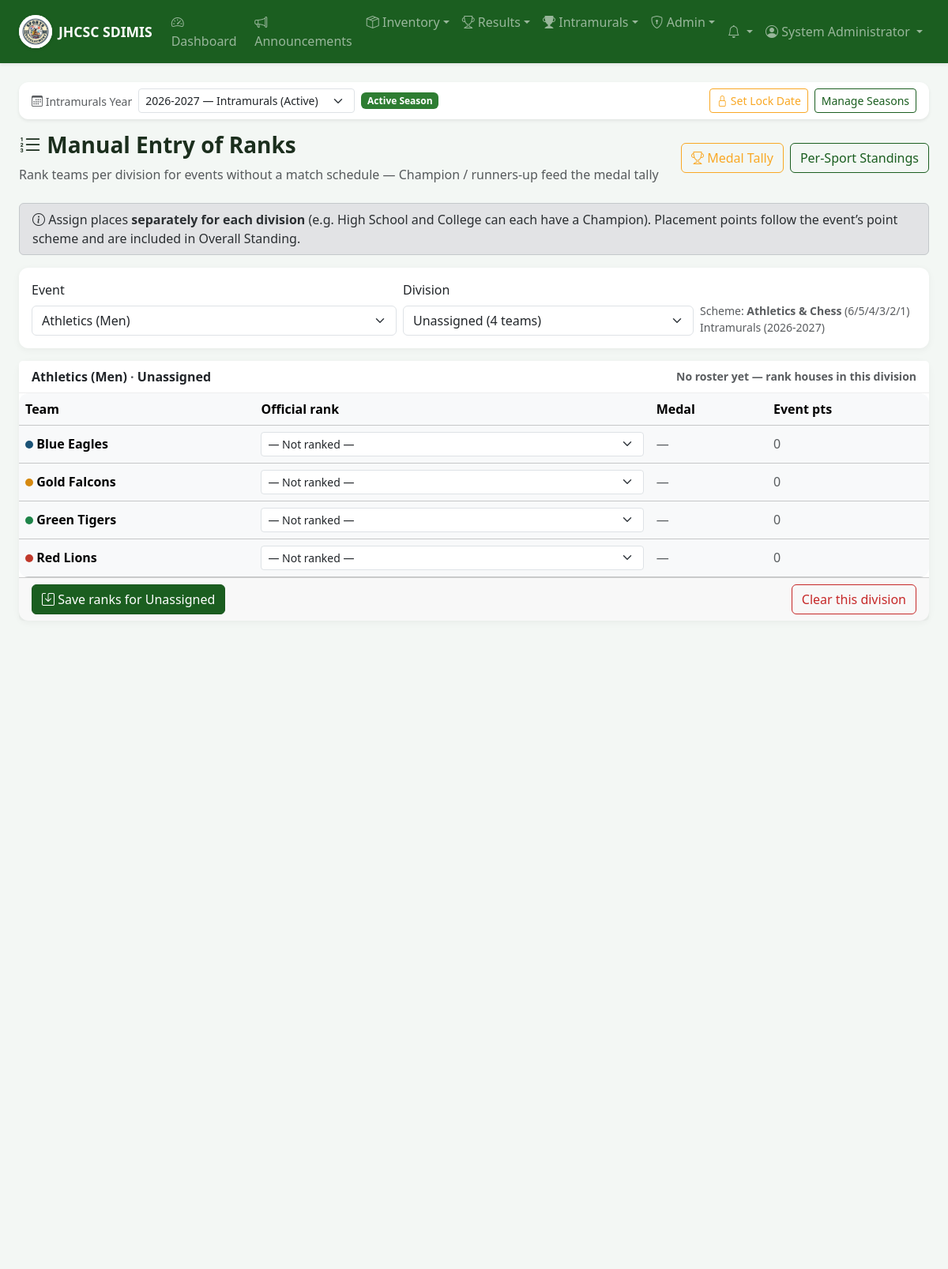
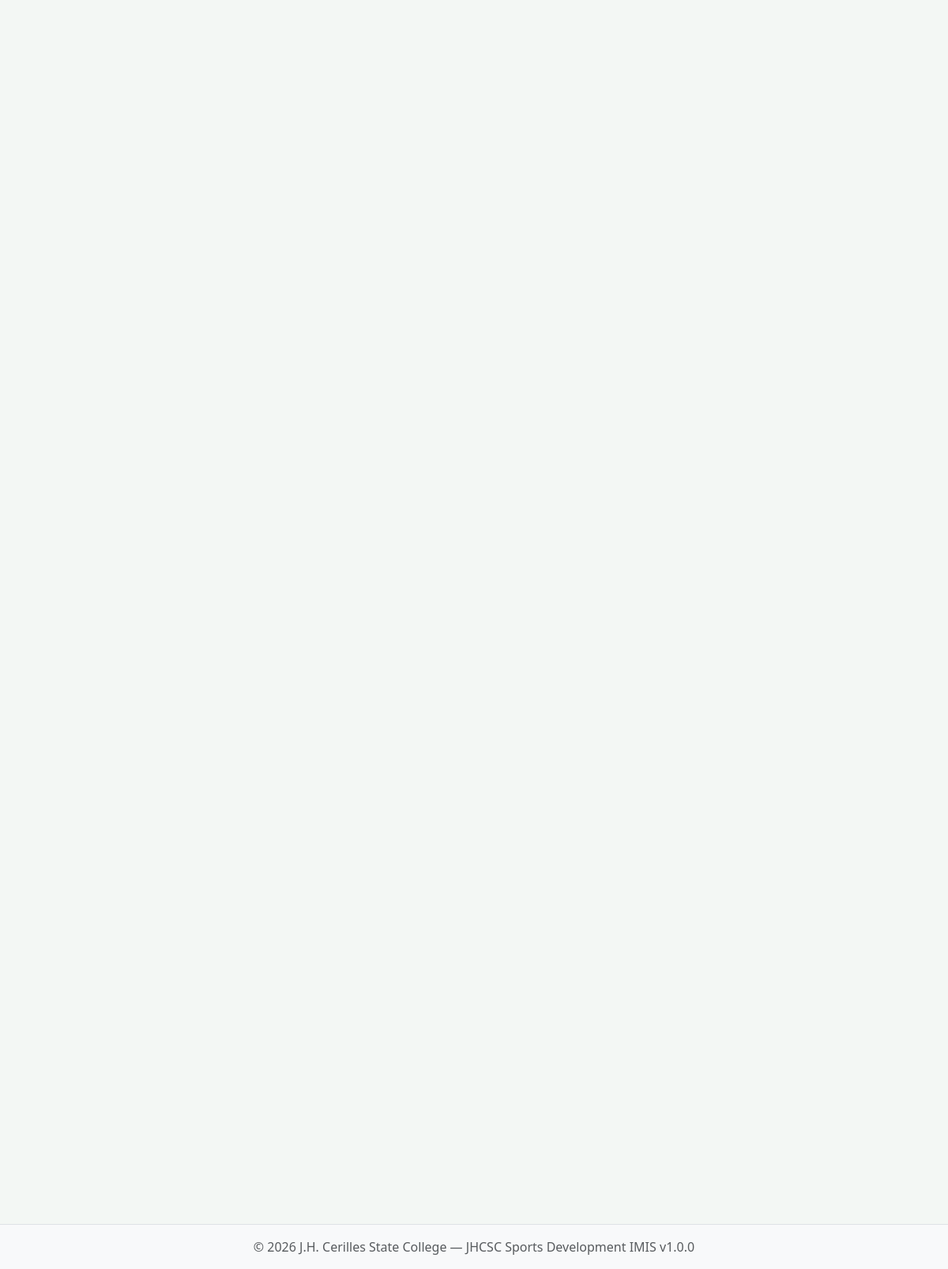
The app's page /intramurals/rankings/index.php (signed in) with its own data (2 pictures, top to bottom).
### tables this page shows
CREATE TABLE IF NOT EXISTS intramural_point_schemes (
    id INT AUTO_INCREMENT PRIMARY KEY,
    name VARCHAR(100) NOT NULL UNIQUE,
    description TEXT,
    points_1 INT NOT NULL DEFAULT 10,
    points_2 INT NOT NULL DEFAULT 7,
    points_3 INT NOT NULL DEFAULT 5,
    points_4 INT NOT NULL DEFAULT 3,
    points_5 INT NOT NULL DEFAULT 2,
    points_6 INT NOT NULL DEFAULT 1,
    is_active TINYINT(1) NOT NULL DEFAULT 1,
    created_at TIMESTAMP DEFAULT CURRENT_TIMESTAMP,
    updated_at TIMESTAMP DEFAULT CURRENT_TIMESTAMP ON UPDATE CURRENT_TIMESTAMP
);

CREATE TABLE IF NOT EXISTS intramural_seasons (
    id INT AUTO_INCREMENT PRIMARY KEY,
    name VARCHAR(120) NOT NULL,
    year_label VARCHAR(40) NOT NULL,
    start_date DATE DEFAULT NULL,
    end_date DATE DEFAULT NULL,
    description TEXT,
    is_active TINYINT(1) NOT NULL DEFAULT 0,
    is_archived TINYINT(1) NOT NULL DEFAULT 0,
    roster_locked TINYINT(1) NOT NULL DEFAULT 0,
    roster_lock_date DATE DEFAULT NULL,
    roster_locked_at DATETIME DEFAULT NULL,
    roster_locked_by INT DEFAULT NULL,
    results_locked TINYINT(1) NOT NULL DEFAULT 0,
    results_lock_date DATE DEFAULT NULL,
    results_locked_at DATETIME DEFAULT NULL,
    results_locked_by INT DEFAULT NULL,
    created_at TIMESTAMP DEFAULT CURRENT_TIMESTAMP,
    updated_at TIMESTAMP DEFAULT CURRENT_TIMESTAMP ON UPDATE CURRENT_TIMESTAMP,
    UNIQUE KEY uq_season_year_label (year_label)
);

CREATE TABLE IF NOT EXISTS intramural_sports (
    id INT AUTO_INCREMENT PRIMARY KEY,
    name VARCHAR(100) NOT NULL,
    description TEXT,
    category ENUM('men', 'women', 'mixed') NOT NULL DEFAULT 'men',
    players_per_event INT DEFAULT NULL,
    scoring_method ENUM('points', 'sets', 'games', 'time') NOT NULL DEFAULT 'points',
    rules TEXT,
    guidelines TEXT,
    schedule_notes TEXT,
    venue VARCHAR(150) DEFAULT NULL,
    game_duration_minutes INT NOT NULL DEFAULT 60,
    tournament_format ENUM('round_robin', 'single_elimination', 'single_elimination_consolation', 'modified_single_elimination_consolation', 'double_elimination', 'group_knockout', 'rank_first_to_last', 'team_play_sds', 'team_play_sds_consolation', 'custom') NOT NULL DEFAULT 'round_robin',
    format_notes TEXT,
    win_points INT NOT NULL DEFAULT 3,
    draw_points INT NOT NULL DEFAULT 1,
    loss_points INT NOT NULL DEFAULT 0,
    point_scheme_id INT DEFAULT NULL,
    created_at TIMESTAMP DEFAULT CURRENT_TIMESTAMP,
    updated_at TIMESTAMP DEFAULT CURRENT_TIMESTAMP ON UPDATE CURRENT_TIMESTAMP,
    UNIQUE KEY uq_sport_name_category (name, category),
    FOREIGN KEY (point_scheme_id) REFERENCES intramural_point_schemes(id) ON DELETE SET NULL
);

CREATE TABLE IF NOT EXISTS intramural_teams (
    id INT AUTO_INCREMENT PRIMARY KEY,
    name VARCHAR(100) NOT NULL,
    short_name VARCHAR(30) DEFAULT NULL,
    color VARCHAR(20) DEFAULT '#1a5276',
    logo VARCHAR(255) DEFAULT NULL,
    department VARCHAR(100) DEFAULT NULL,
    division_id INT DEFAULT NULL,
    coach_name VARCHAR(100) DEFAULT NULL,
    unit_manager_id INT DEFAULT NULL,
    coach_user_id INT DEFAULT NULL,
    description TEXT,
    is_active TINYINT(1) NOT NULL DEFAULT 1,
    created_at TIMESTAMP DEFAULT CURRENT_TIMESTAMP,
    updated_at TIMESTAMP DEFAULT CURRENT_TIMESTAMP ON UPDATE CURRENT_TIMESTAMP,
    UNIQUE KEY uq_team_name (name),
    FOREIGN KEY (division_id) REFERENCES intramural_divisions(id) ON DELETE SET NULL
);

### intramurals/rankings/index.php (the view, shortened to what the rows shown need)
<?php
require_once __DIR__ . '/../../includes/auth.php';
$db = getDB();
$seasonId = getCurrentSeasonId();
$season = getCurrentSeason();
$sportId = (int) (get('sport') ?: post('sport_id'));
$sports = filterSportsForUser($db->query('SELECT * FROM intramural_sports ORDER BY name, category')->fetchAll());
$teams = $db->query('SELECT * FROM intramural_teams WHERE is_active = 1 ORDER BY name')->fetchAll();
$teamMap = [];
foreach ($teams as $t) {
    $teamMap[(int) $t['id']] = $t;
}
if (!$sportId && $sports) {
    $sportId = (int) $sports[0]['id'];
} elseif ($sportId && !canViewEvent($sportId)) {
    flash('error', 'You do not have permission to rank this event.');
    redirect(BASE_URL . '/intramurals/rankings/index.php');
} elseif ($sportId && !canManageEventRankings($sportId) && isTournamentManager() && !isAdmin() && !isSecretariat()) {
    flash('error', 'Ranking is not activated for this event. Contact an administrator.');
    redirect(BASE_URL . '/intramurals/rankings/index.php');
}
$sport = null;
foreach ($sports as $s) {
    if ((int) $s['id'] === $sportId) {
        $sport = $s;
        break;
    }
}
$divisionGroups = $sportId ? groupEligibleTeamsByDivisionForSport($sportId) : [];
$divisionId = 0;
$activeDivision = $divisionGroups[$divisionId] ?? null;
$divisionLabel = $activeDivision['division_name'] ?? 'All teams';
$hasScheduledMatches = $sportId && $seasonId && eventHasScheduledMatches($sportId, (int) $seasonId, $divisionId);
$canEdit = $sportId && canManageEventRankings($sportId) && $seasonId && !isResultsLocked(null, $sportId) && !$hasScheduledMatches;
$scheme = $sport ? getPointSchemeForSport($sport) : defaultPointScheme();
$registeredIds = $sportId && $seasonId ? getEventParticipatingTeamIds($sportId, (int) $seasonId, $divisionId) : [];
$currentRanks = $sportId && $seasonId ? getEventRanks($sportId, (int) $seasonId, $divisionId) : [];
$groupTeamIds = $activeDivision['team_ids'] ?? [];
$listedIds = [];
foreach ($groupTeamIds as $tid) {
    if (!in_array($tid, $listedIds, true)) {
        $listedIds[] = $tid;
    }
}
usort($listedIds, static function ($a, $b) use ($teamMap, $registeredIds) {
    $aOn = in_array($a, $registeredIds, true);
    $bOn = in_array($b, $registeredIds, true);
    if ($aOn !== $bOn) {
        return $aOn ? -1 : 1;
    }
    $an = $teamMap[$a]['name'] ?? '';
    $bn = $teamMap[$b]['name'] ?? '';
    return strcasecmp($an, $bn);
});
require_once __DIR__ . '/../../includes/header.php';
echo renderResultsLockAlerts();
?>
<div class="page-header d-flex justify-content-between align-items-center flex-wrap gap-2">
    <div>
        <h1><i class="bi bi-list-ol"></i> Manual Entry of Ranks</h1>
    </div>
</div>
<div class="card mb-3">
    <div class="card-body">
        <form method="GET" class="row g-2 align-items-end" id="rankFilterForm">
            <?php if ($sport): ?>
            <div class="col-md-3">
                <div class="form-text mb-0">
                    Scheme: <strong><?= sanitize($scheme['name'] ?? 'Default') ?></strong>
                    (<?= sanitize(formatSchemePoints($scheme)) ?>)
                    <?php if ($season): ?><br><?= sanitize(seasonLabel($season)) ?><?php endif; ?>
                </div>
            </div>
            <?php endif; ?>
        </form>
    </div>
</div>
<?php if (!$sport): ?>
<div class="alert alert-info">No events available.</div>
<?php elseif (!$seasonId): ?>
<div class="alert alert-warning">Set an active season before entering ranks.</div>
<?php else: ?>
<form method="POST">
    <div class="card">
        <div class="card-header d-flex justify-content-between align-items-center flex-wrap gap-2">
            <span>
                <?= sanitize(sportLabel($sport)) ?>
                <span class="text-muted">·</span>
                <strong><?= sanitize($divisionLabel) ?></strong>
            </span>
            <small class="text-muted">
                <?php if ($registeredIds): ?>
                <?= count($registeredIds) ?> team<?= count($registeredIds) === 1 ? '' : 's' ?> on roster in this division
                <?php else: ?>
                No roster yet — rank houses in this division
                <?php endif; ?>
            </small>
        </div>
        <div class="table-responsive">
            <table class="table table-hover mb-0 align-middle">
                <thead class="table-light">
                    <tr>
                        <th>Team</th>
                        <th style="min-width:220px">Official rank</th>
                        <th>Medal</th>
                        <th>Event pts</th>
                    </tr>
                </thead>
                <tbody>
                    <?php foreach ($listedIds as $tid): ?>
                    <?php
                    $t = $teamMap[$tid];
                    $onRoster = in_array($tid, $registeredIds, true);
                    $place = (int) ($currentRanks[$tid]['place_rank'] ?? 0);
                    $medal = $place ? medalForRank($place) : null;
                    $pts = $place ? getPlacementPoints($scheme, $place) : 0;
                    ?>
                    <tr class="<?= $onRoster || $place ? '' : 'table-light' ?>">
                        <td>
                            <span style="display:inline-block;width:10px;height:10px;border-radius:50%;background:<?= sanitize($t['color'] ?? '#888') ?>"></span>
                            <strong><?= sanitize($t['name']) ?></strong>
                        </td>
                        <td>
                            <select name="rank[<?= $tid ?>]" class="form-select form-select-sm rank-select" <?= $canEdit ? '' : 'disabled' ?>>
                                <option value="0">— Not ranked —</option>
                            </select>
                        </td>
                        <td>
                            <?php if ($medal === 'gold'): ?><span class="badge bg-warning text-dark">Gold</span>
                            <?php elseif ($medal === 'silver'): ?><span class="badge bg-secondary">Silver</span>
                            <?php elseif ($medal === 'bronze'): ?><span class="badge bg-danger">Bronze</span>
                            <?php else: ?><span class="text-muted">—</span><?php endif; ?>
                        </td>
                        <td><?= $pts ? '<strong>' . (int) $pts . '</strong>' : '<span class="text-muted">0</span>' ?></td>
                    </tr>
                    <?php endforeach; ?>
                </tbody>
            </table>
        </div>
        <?php if ($canEdit): ?>
        <div class="card-footer d-flex justify-content-between flex-wrap gap-2">
            <button type="submit" class="btn btn-primary" onclick="document.getElementById('rankAction').value='save'">
                <i class="bi bi-save"></i> Save ranks for <?= sanitize($divisionLabel) ?>
            </button>
            <button type="submit" class="btn btn-outline-danger" onclick="document.getElementById('rankAction').value='clear'; return confirm('Clear saved ranks for <?= sanitize($divisionLabel) ?> only?');">
                Clear this division
            </button>
        </div>
        <?php endif; ?>
    </div>
</form>
<?php endif; ?>
<?php require_once __DIR__ . '/../../includes/footer.php'; ?>

### records on screen
intramural_point_schemes: name "Athletics & Chess", formatSchemePoints($scheme) "6/5/4/3/2/1"
intramural_seasons: seasonLabel($season) "Intramurals (2026-2027)"
intramural_sports: sportLabel($sport) "Athletics (Men)"
intramural_teams: name "Blue Eagles"
intramural_teams: name "Gold Falcons"
intramural_teams: name "Green Tigers"
intramural_teams: name "Red Lions"

### other values on screen
APP_SHORT_NAME "JHCSC SDIMIS"
$entry['label'] "Dashboard"
$entry['label'] "Announcements"
$entry['label'] "Inventory"
$entry['label'] "Results"
$entry['label'] "Intramurals"
$entry['label'] "Admin"
$_SESSION['user_name'] "System Administrator"
$divisionLabel "Unassigned"
APP_CAMPUS "J.H. Cerilles State College"
APP_NAME "JHCSC Sports Development IMIS"
APP_VERSION "1.0.0"
form field season_id "2026-2027 — Intramurals (Active)"
form field sport "Athletics (Men)"
form field division "Unassigned (4 teams)"
